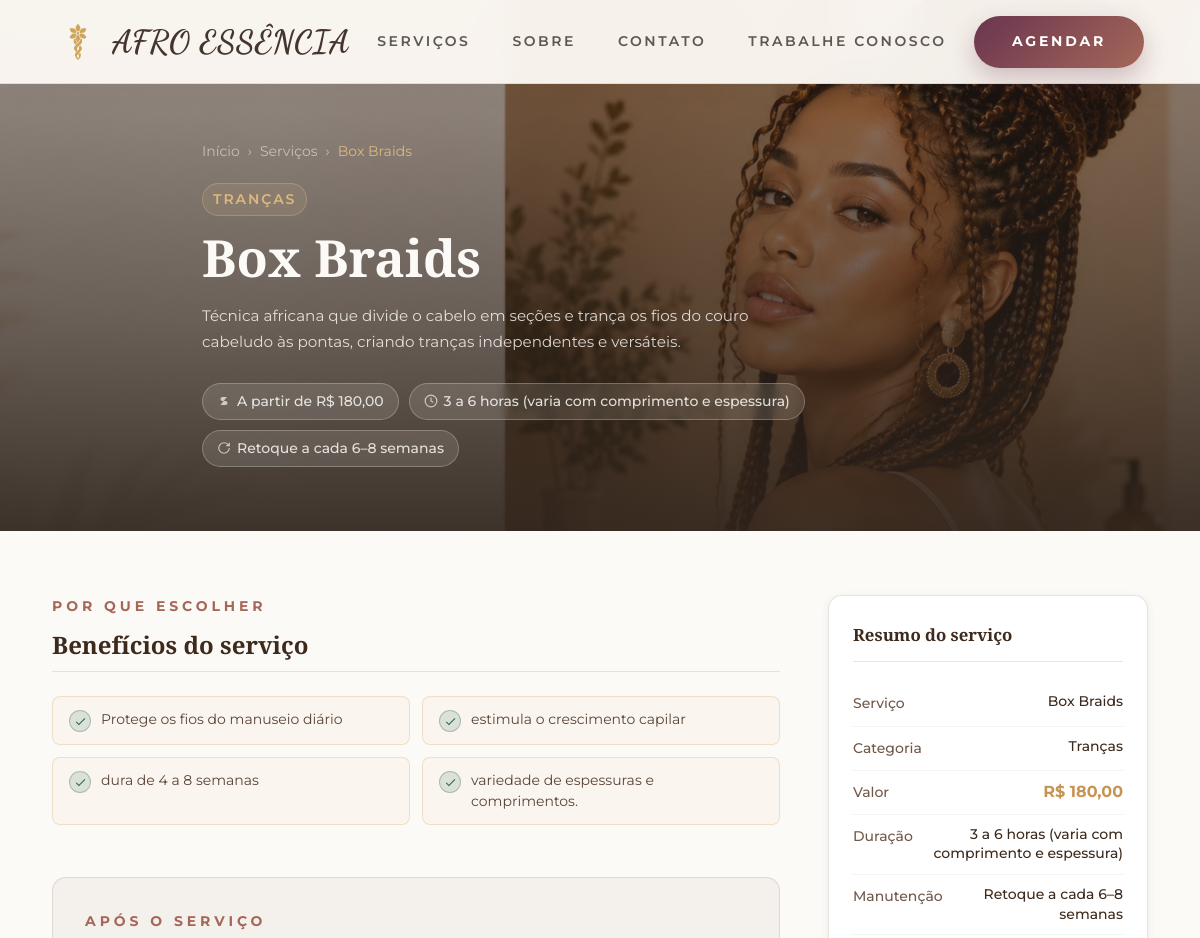
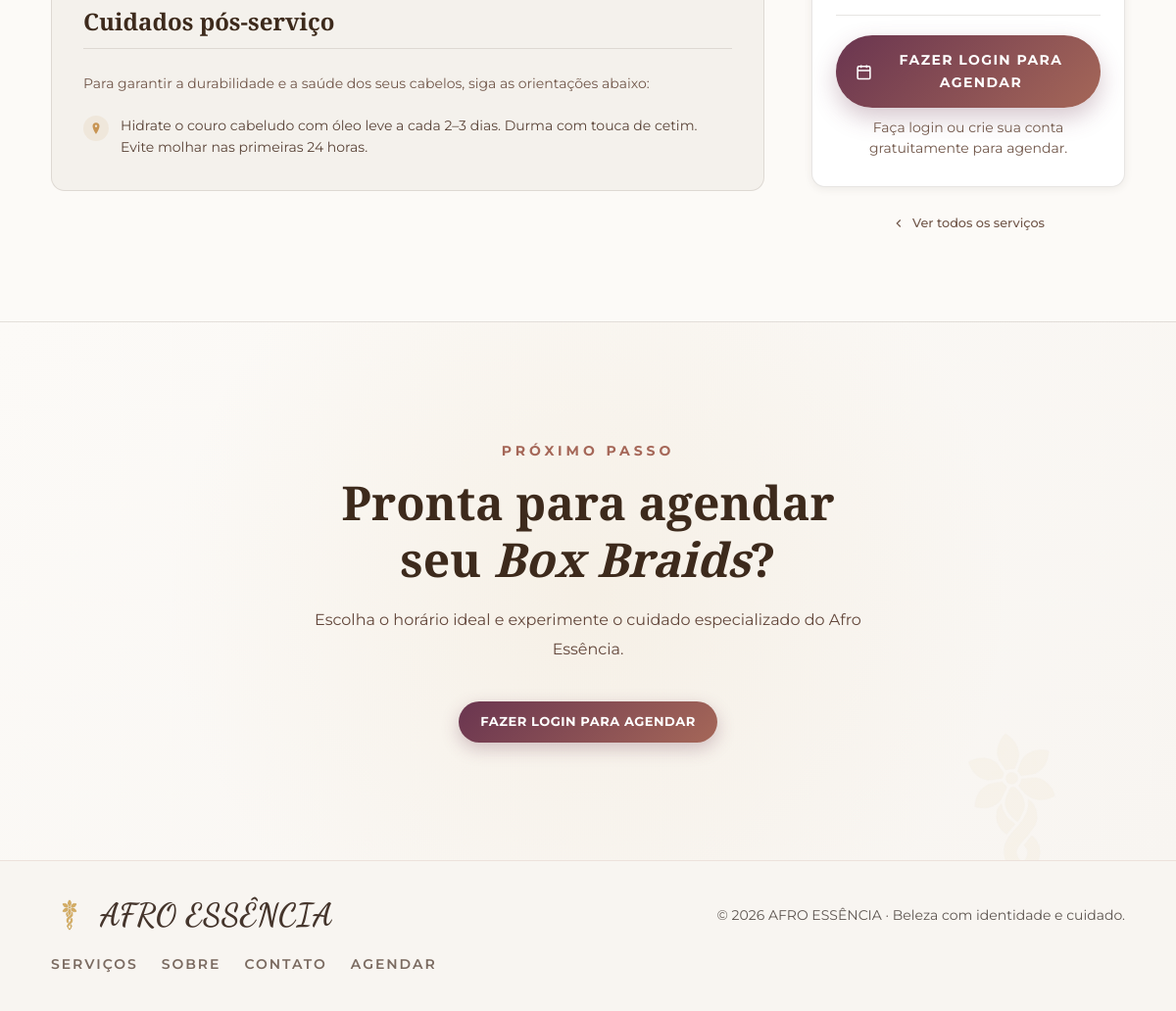
/servico/show/box-braids, run on the app's committed database (2 pictures, top to bottom).
### tables this page shows
CREATE TABLE `servicos` (
  `id`                   int(11)        NOT NULL AUTO_INCREMENT,
  `categoria_id`         int(11)        DEFAULT NULL,
  `nome`                 varchar(120)   NOT NULL,
  `slug`                 varchar(160)   DEFAULT NULL,
  `descricao`            text           DEFAULT NULL,
  `imagem`               varchar(255)   DEFAULT NULL,
  `beneficios`           text           DEFAULT NULL,
  `tempo_duracao_texto`  varchar(120)   DEFAULT NULL,
  `manutencao`           varchar(200)   DEFAULT NULL,
  `cuidados_pos_servico` text           DEFAULT NULL,
  `valor`                decimal(10,2)  NOT NULL DEFAULT 0.00,
  `duracao_minutos`      int(11)        NOT NULL DEFAULT 60,
  `status`               enum('ativo','inativo') NOT NULL DEFAULT 'ativo',
  `created_at`           timestamp      NOT NULL DEFAULT current_timestamp(),
  PRIMARY KEY (`id`),
  UNIQUE KEY `idx_servicos_slug` (`slug`),
  KEY `fk_servico_categoria` (`categoria_id`),
  CONSTRAINT `fk_servico_categoria` FOREIGN KEY (`categoria_id`) REFERENCES `categorias` (`id`)
);

CREATE TABLE `categorias` (
  `id`         int(11)     NOT NULL AUTO_INCREMENT,
  `nome`       varchar(80) NOT NULL,
  `descricao`  text        DEFAULT NULL,
  `created_at` timestamp   NOT NULL DEFAULT current_timestamp(),
  PRIMARY KEY (`id`)
);

### app/controllers/BaseController.php (called while the page is built, shortened)
<?php
class BaseController
{
    protected function view(string $path, array $data = []): void
    {
        extract($data);
        $viewFile = __DIR__ . "/../views/" . $path . ".php";
        require $viewFile;
    }
}

### app/controllers/ServicoController.php (called while the page is built, shortened)
<?php
class ServicoController extends BaseController
{
    public function show(string $slug = ''): void
    {
        $slug = preg_replace('/[^a-z0-9\-]/', '', strtolower(trim($slug)));
        $dao     = new ServicoDAO();
        $servico = $dao->findBySlug($slug);
        $servico = $this->_preencherFallback($servico);
        $this->view('servico/show', ['servico' => $servico]);
    }
    private function _preencherFallback(array $s): array
    {
        return $s;
    }
}

### config/database.example.php (called while the page is built, shortened)
<?php
if (!defined('APP_PUBLIC_URL')) {
    $protocol = (!empty($_SERVER['HTTPS']) && $_SERVER['HTTPS'] !== 'off') ? 'https' : 'http';
    $host     = $_SERVER['HTTP_HOST'] ?? 'localhost';
}
class Database {
    private static $conn = null;
    public static function getConnection() {
        if (self::$conn === null) {
            $host   = defined('DB_HOST')   ? DB_HOST   : 'localhost';
            $name   = defined('DB_NAME')   ? DB_NAME   : 'afro_essencia';
            $user   = defined('DB_USER')   ? DB_USER   : 'root';
            $pass   = defined('DB_PASS')   ? DB_PASS   : '';
            $charset = 'utf8mb4';
            try {
                self::$conn = new PDO(
                    "mysql:host={$host};dbname={$name};charset={$charset}",
                    $user,
                    $pass
                );
                self::$conn->setAttribute(PDO::ATTR_ERRMODE, PDO::ERRMODE_EXCEPTION);
                self::$conn->setAttribute(PDO::ATTR_DEFAULT_FETCH_MODE, PDO::FETCH_ASSOC);
                self::$conn->setAttribute(PDO::ATTR_EMULATE_PREPARES, false);
            } catch (PDOException $e) {
                error_log('DB Connection error: ' . $e->getMessage());
                http_response_code(500);
                die("<h2>Erro interno. Tente novamente em instantes.</h2>");
            }
        }
        return self::$conn;
    }
}

### app/dao/BaseDAO.php (called while the page is built, shortened)
<?php
class BaseDAO {
    public function __construct() {
        $this->conn = Database::getConnection();
    }
}

### app/dao/ServicoDAO.php (called while the page is built, shortened)
<?php
class ServicoDAO extends BaseDAO
{
    private static ?bool $temColunaDetalhe = null;
    private function temColunaDetalhe(): bool
    {
        try {
            $result = $this->conn->query(
                "SELECT COUNT(*) FROM INFORMATION_SCHEMA.COLUMNS
                 WHERE TABLE_SCHEMA = DATABASE()
                   AND TABLE_NAME   = 'servicos'
                   AND COLUMN_NAME  = 'slug'"
            )->fetchColumn();
            self::$temColunaDetalhe = (int)$result > 0;
        } catch (\Throwable $e) {
            self::$temColunaDetalhe = false;
        }
        return self::$temColunaDetalhe;
    }
    public function findBySlug(string $slug): ?array
    {
        if (!$this->temColunaDetalhe()) {
            return null;
        }
        $stmt = $this->conn->prepare(
            "SELECT s.*, c.nome AS categoria
             FROM servicos s
             LEFT JOIN categorias c ON s.categoria_id = c.id
             WHERE s.slug = ? AND s.status = 'ativo'
             LIMIT 1"
        );
        $stmt->execute([$slug]);
        $r = $stmt->fetch(PDO::FETCH_ASSOC);
        return $r ?: null;
    }
}

### app/views/servico/show.php (the view, shortened to what this page needs)
<?php
$nome       = htmlspecialchars($servico['nome']             ?? '', ENT_QUOTES);
$descricao  = htmlspecialchars($servico['descricao']        ?? '', ENT_QUOTES);
$beneficios = $servico['beneficios']          ?? '';
$tempoDur   = htmlspecialchars($servico['tempo_duracao_texto'] ?? '', ENT_QUOTES);
$manutencao = htmlspecialchars($servico['manutencao']       ?? '', ENT_QUOTES);
$cuidados   = $servico['cuidados_pos_servico'] ?? '';
$valor      = number_format((float)($servico['valor'] ?? 0), 2, ',', '.');
$durMin     = (int)($servico['duracao_minutos'] ?? 0);
$categoria  = htmlspecialchars($servico['categoria']        ?? '', ENT_QUOTES);
$imagem     = $servico['imagem'] ?? null;
$id         = (int)($servico['id'] ?? 0);
if (!empty($tempoDur)) {
    $duracaoLabel = $tempoDur;
} elseif ($durMin >= 60) {
    $h = intdiv($durMin, 60);
    $m = $durMin % 60;
    $duracaoLabel = $m > 0 ? "{$h}h {$m}min" : "{$h}h";
} else {
    $duracaoLabel = $durMin > 0 ? "{$durMin} minutos" : '—';
}
$isLogado   = isset($_SESSION['user']['id']);
$tipoUser   = $_SESSION['user']['tipo_usuario'] ?? '';
$podeAgendar = $isLogado && $tipoUser === 'cliente';
if ($podeAgendar) {
    $btnHref  = "/afro_essencia/agendamento/create?servico_id={$id}";
    $btnLabel = 'Agendar este serviço';
} elseif ($isLogado) {
    $btnHref  = '/afro_essencia/auth/login';
    $btnLabel = 'Agendar este serviço';
} else {
    $btnHref  = "/afro_essencia/auth/login?redirect=agendamento/create%3Fservico_id%3D{$id}";
    $btnLabel = 'Fazer login para agendar';
}
function listFromText(string $txt): array {
    if (strpos($txt, ';') !== false) {
        return array_filter(array_map('trim', explode(';', $txt)));
    }
    return [$txt];
}
?>
<!DOCTYPE html>
<html lang="pt-br">
<head>
    <link rel="stylesheet" href="/afro_essencia/public/css/home.css">
    <link rel="stylesheet" href="/afro_essencia/public/css/servico-detalhe.css">
</head>
<body>
<header class="hero-header">
    <a href="/afro_essencia/home" class="hero-brand">
        <img src="/afro_essencia/public/imagens/logo.png" alt="Logo AFRO ESSÊNCIA">
        <span class="logo-text">AFRO ESSÊNCIA</span>
    </a>
    <nav class="hero-nav">
        <a href="/afro_essencia/home#servicos">Serviços</a>
        <a href="/afro_essencia/home#sobre">Sobre</a>
        <a href="/afro_essencia/home#contato">Contato</a>
        <a href="/afro_essencia/trabalheconosco">Trabalhe Conosco</a>
    </nav>
    <a href="<?= htmlspecialchars($btnHref, ENT_QUOTES) ?>" class="btn-hero">Agendar</a>
</header>
<section class="sv-hero">
    <?php if ($imagem): ?>
        <div class="sv-hero-img" style="background-image:url('/afro_essencia/public/imagens/<?= htmlspecialchars($imagem, ENT_QUOTES) ?>')"></div>
    <?php else: ?>
        <div class="sv-hero-img sv-hero-img--default"></div>
    <?php endif; ?>
    <div class="sv-hero-overlay"></div>
    <div class="sv-hero-content">
        <nav class="sv-breadcrumb" aria-label="breadcrumb">
            <a href="/afro_essencia/home">Início</a>
            <span>›</span>
            <a href="/afro_essencia/home#servicos">Serviços</a>
            <span>›</span>
            <span><?= $nome ?></span>
        </nav>
        <?php if ($categoria): ?>
            <span class="sv-eyebrow"><?= $categoria ?></span>
        <?php endif; ?>
        <h1 class="sv-title"><?= $nome ?></h1>
        <?php if ($descricao): ?>
            <p class="sv-intro"><?= $descricao ?></p>
        <?php endif; ?>
        <div class="sv-badges">
            <?php if ($valor !== '0,00'): ?>
                <span class="sv-badge">
                    <svg width="14" height="14" viewBox="0 0 24 24" fill="currentColor"><path d="M12 2v20M17 5H9.5a3.5 3.5 0 0 0 0 7h5a3.5 3.5 0 0 1 0 7H6"/></svg>
                    A partir de R$ <?= $valor ?>
                </span>
            <?php endif; ?>
            <?php if ($duracaoLabel): ?>
                <span class="sv-badge">
                    <svg width="14" height="14" viewBox="0 0 24 24" fill="none" stroke="currentColor" stroke-width="2"><circle cx="12" cy="12" r="10"/><path d="M12 6v6l4 2"/></svg>
                    <?= $duracaoLabel ?>
                </span>
            <?php endif; ?>
            <?php if ($manutencao): ?>
                <span class="sv-badge">
                    <svg width="14" height="14" viewBox="0 0 24 24" fill="none" stroke="currentColor" stroke-width="2"><path d="M21 12a9 9 0 1 1-9-9c2.52 0 4.93 1 6.74 2.74L21 8"/><path d="M21 3v5h-5"/></svg>
                    <?= $manutencao ?>
                </span>
            <?php endif; ?>
        </div>
    </div>
</section>
<div class="sv-page-body">
    <div class="sv-content-grid">
        <main class="sv-main">
            <?php if ($beneficios): ?>
            <section class="sv-section">
                <span class="section-eyebrow">Por que escolher</span>
                <h2>Benefícios do serviço</h2>
                <ul class="sv-benefits-list">
                    <?php foreach (listFromText($beneficios) as $item): ?>
                        <?php if (trim($item)): ?>
                        <li>
                            <span class="sv-check">
                                <svg width="13" height="13" viewBox="0 0 24 24" fill="currentColor"><path d="M9 16.17L4.83 12l-1.42 1.41L9 19 21 7l-1.41-1.41z"/></svg>
                            </span>
                            <?= htmlspecialchars(trim($item), ENT_QUOTES) ?>
                        </li>
                        <?php endif; ?>
                    <?php endforeach; ?>
                </ul>
            </section>
            <?php endif; ?>
            <?php if ($cuidados): ?>
            <section class="sv-section sv-section--care">
                <span class="section-eyebrow">Após o serviço</span>
                <h2>Cuidados pós-serviço</h2>
                <p class="sv-care-intro">Para garantir a durabilidade e a saúde dos seus cabelos, siga as orientações abaixo:</p>
                <ul class="sv-care-list">
                    <?php foreach (listFromText($cuidados) as $item): ?>
                        <?php if (trim($item)): ?>
                        <li>
                            <span class="sv-care-icon">
                                <svg width="14" height="14" viewBox="0 0 24 24" fill="currentColor"><path d="M12 2C8.5 2 6 4.5 6 8c0 5.25 6 14 6 14s6-8.75 6-14c0-3.5-2.5-6-6-6zm0 8a2 2 0 1 1 0-4 2 2 0 0 1 0 4z"/></svg>
                            </span>
                            <span><?= htmlspecialchars(trim($item), ENT_QUOTES) ?></span>
                        </li>
                        <?php endif; ?>
                    <?php endforeach; ?>
                </ul>
            </section>
            <?php endif; ?>
        </main>
        <aside class="sv-sidebar">
            <div class="sv-summary-card">
                <h3>Resumo do serviço</h3>
                <div class="sv-summary-row">
                    <span class="sv-summary-label">Serviço</span>
                    <span class="sv-summary-value"><?= $nome ?></span>
                </div>
                <?php if ($categoria): ?>
                <div class="sv-summary-row">
                    <span class="sv-summary-label">Categoria</span>
                    <span class="sv-summary-value"><?= $categoria ?></span>
                </div>
                <?php endif; ?>
                <?php if ($valor !== '0,00'): ?>
                <div class="sv-summary-row sv-summary-row--price">
                    <span class="sv-summary-label">Valor</span>
                    <span class="sv-summary-value sv-price">R$ <?= $valor ?></span>
                </div>
                <?php endif; ?>
                <?php if ($duracaoLabel): ?>
                <div class="sv-summary-row">
                    <span class="sv-summary-label">Duração</span>
                    <span class="sv-summary-value"><?= $duracaoLabel ?></span>
                </div>
                <?php endif; ?>
                <?php if ($manutencao): ?>
                <div class="sv-summary-row">
                    <span class="sv-summary-label">Manutenção</span>
                    <span class="sv-summary-value"><?= $manutencao ?></span>
                </div>
                <?php endif; ?>
                <div class="sv-summary-divider"></div>
                <a href="<?= htmlspecialchars($btnHref, ENT_QUOTES) ?>" class="sv-btn-agendar">
                    <svg width="17" height="17" viewBox="0 0 24 24" fill="none" stroke="currentColor" stroke-width="2.2"><rect x="3" y="4" width="18" height="18" rx="2"/><path d="M16 2v4M8 2v4M3 10h18"/></svg>
                    <?= htmlspecialchars($btnLabel, ENT_QUOTES) ?>
                </a>
                <?php if (!$isLogado): ?>
                    <p class="sv-login-hint">Faça login ou crie sua conta gratuitamente para agendar.</p>
                <?php endif; ?>
            </div>
            <a href="/afro_essencia/home#servicos" class="sv-back-link">
                <svg width="14" height="14" viewBox="0 0 24 24" fill="none" stroke="currentColor" stroke-width="2"><path d="M15 18l-6-6 6-6"/></svg>
                Ver todos os serviços
            </a>
        </aside>
    </div>
</div>
<section class="cta-section sv-cta">
    <div class="cta-inner">
        <span class="section-eyebrow">Próximo passo</span>
        <h2>Pronta para agendar<br>seu <em><?= $nome ?></em>?</h2>
        <p>Escolha o horário ideal e experimente o cuidado especializado do Afro Essência.</p>
        <a href="<?= htmlspecialchars($btnHref, ENT_QUOTES) ?>" class="btn-primary">
            <?= htmlspecialchars($btnLabel, ENT_QUOTES) ?>
        </a>
    </div>
</section>
<footer class="home-footer">
    <div class="footer-brand">
        <img src="/afro_essencia/public/imagens/logo.png" alt="Logo">
        <span>AFRO ESSÊNCIA</span>
    </div>
    <p class="footer-copy">© 2026 AFRO ESSÊNCIA · Beleza com identidade e cuidado.</p>
    <nav class="footer-links">
        <a href="/afro_essencia/home#servicos">Serviços</a>
        <a href="/afro_essencia/home#sobre">Sobre</a>
        <a href="/afro_essencia/home#contato">Contato</a>
        <a href="/afro_essencia/auth/login">Agendar</a>
    </nav>
</footer>
</body>
</html>

### data on the page
servicos: imagem (picture), nome "Box Braids", categoria.nome "TRANÇAS", descricao "Técnica africana que divide o cabelo em seções e trança os fios do couro cabeludo às pontas, criando tranças independentes e versáteis.", valor "180,00", tempo_duracao_texto "3 a 6 horas (varia com comprimento e espessura)", manutencao "Retoque a cada 6–8 semanas", beneficios "Protege os fios do manuseio diário", beneficios "estimula o crescimento capilar", beneficios "dura de 4 a 8 semanas", beneficios "variedade de espessuras e comprimentos.", cuidados_pos_servico "Hidrate o couro cabeludo com óleo leve a cada 2–3 dias. Durma com touca de cetim. Evite molhar nas primeiras 24 horas.", categoria.nome "Tranças"

### other printed values
$btnLabel "FAZER LOGIN PARA AGENDAR"
